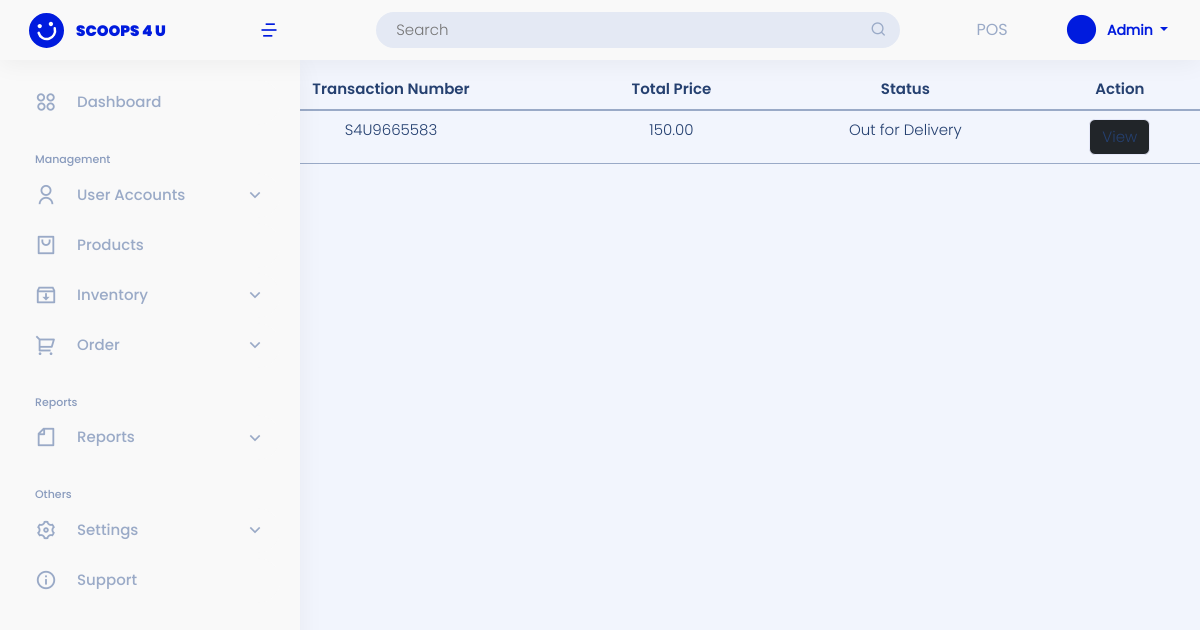
Page /rider-site/orders/ (signed in) on the committed database.
### landing_page/models.py (models this page shows)
class User(AbstractUser):
    ROLE = ((" "," "),("admin","admin"),("staff","staff"),("reseller","reseller"),("rider","rider"))
    role = models.CharField(max_length=50, null=True, default=False, choices=ROLE)

### admin_site/models.py (models this page shows, shortened)
class Transaction(models.Model):
    ORDERSTATUS = ( ("Pending","Pending"),("Out for Delivery","Out for Delivery"),("Decline","Decline"),("Completed","Completed"))
    DELIVERY_OPTION = ( ("pickup","pickup"),("delivery","delivery"))
    transaction_no =  models.CharField(unique=True, max_length=200, null=False,verbose_name='Transaction Number')
    transaction_user = models.CharField(max_length=250, null=True, verbose_name='List Username')
    transaction_fname = models.CharField(max_length=250, null=True, verbose_name='First Name')
    transaction_lname = models.CharField(max_length=250, null=True, verbose_name='Last Name')
    transaction_address = models.TextField(null=False, verbose_name='Address')
    transaction_contactno = models.BigIntegerField( null=True, verbose_name='Contact Number')
    transaction_doption = models.CharField(max_length=250, choices= DELIVERY_OPTION, null=True, verbose_name='Delivery Option')
    transaction_preferred_date = models.CharField(max_length=250,  null=True,   verbose_name='Preferred Date')
    transaction_totalprice =  models.DecimalField( max_digits=10, decimal_places=2,null=True, verbose_name='Total Price')
    created_at =models.DateField(default=timezone.now,  verbose_name='Date Ordered')
    transaction_orderstatus = models.CharField(max_length=250, choices=ORDERSTATUS, null=True, default='Pending',verbose_name='Status')
    transaction_delivered = models.DateTimeField(null=True, blank=True, verbose_name='Delivered Time')

### rider_site/views.py (the view)
# urls.py: path('orders/', views.transaction_orders, name='transaction_orders'),
@login_required(login_url='landing_page:login')
def transaction_orders(request):
    status = "Out for Delivery"
    list_transaction = Transaction.objects.filter(transaction_orderstatus = status).order_by('-id')
    context = {
        'list_transaction':list_transaction
    }
    return render(request, 'rider_site/orders/index.html', context)

### templates/rider_site/orders/index.html (shortened to what this page needs)
{% extends 'admin_site/base.html' %}
{% block content %}
{% if list_transaction %}
<form action="" method="GET" class="my-3 ">
    <div class="input-group">
        <div class="input-group-append">
            <button class="btn btn-success" type="submit">Search</button>
        </div>
    </div>
</form>
    <table class="table table-hover text-center" >
        <thead>
            <tr>
               <th>Order Date</th>
               <th>Transaction Number</th>
               <th>Total Price</th>
               <th>Status</th>
               <th>Action</th>
            </tr>
        </thead>
        <tbody>
            {% for list in list_transaction %}
            <tr>
                <td>{{ list.created_at}}</td>
                <td>{{ list.transaction_no }}</td>
                <td>{{ list.transaction_totalprice }}</td>
                <td>{{ list.transaction_orderstatus }}</td>
                <form action="{% url 'rider_site:transaction_view' list.id %} " method="GET">
                     <td><input type="submit" class="btn btn-dark" value="View"></td>
                </form>
            </tr>
            {% endfor %}
        </tbody>
    </table>
    {% endif %}
{% endblock content %}

### templates/admin_site/base.html (shortened to what this page needs)
{% load static %}
<!DOCTYPE html>
<html lang="en">
<head>
    <link href="https://cdn.jsdelivr.net/npm/bootstrap@5.0.2/dist/css/bootstrap.min.css" rel="stylesheet">
    <link href="{% static '/css/assets/bootstrap/css/bootstrap.min.css'%}" rel="stylesheet">
    <link href="{% static '/css/assets/simple-datatables/style.css'%}" rel="stylesheet">
    <link href="{% static '/css/assets/remixicon/remixicon.css'%}" rel="stylesheet">
    <link href="{% static '/css/sandi.css'%}" rel="stylesheet">
  </head>
<body>
{% if user.role == "admin"%}
<header id="header" class="header fixed-top d-flex align-items-center">
  <div class="d-flex align-items-center justify-content-between">
    <a href="{% url 'admin_site:dashboard'%}" class="logo d-flex align-items-center">
      <img src="{% static '/img/logo-header.svg'%}" alt="">
      <span class="d-none d-lg-block">SCOOPS 4 U</span>
    </a>
    <i class="ri-menu-4-line toggle-sidebar-btn ms-1 me-3" style="font-size: 20px; font-weight: 500; color:#001BDE;"></i>
  </div>
  <div class="search-bar mx-auto">
    <form class="search-form d-flex align-items-center" method="POST" action="#">
      <input type="text" name="query" placeholder="Search" title="Enter search keyword">
      <button type="submit" title="Search"><i class="ri-search-line"></i></button>
    </form>
  </div>
  <div class="POS POS-header">
      <a href="{%url 'admin_site:pos' %}">POS</a>
    </div>
  <nav class="header-nav ms-auto">
    <ul class="d-flex align-items-center">
      <li class="nav-item dropdown pe-3">
        <a class="nav-link nav-profile d-flex align-items-center me-3" href="#" data-bs-toggle="dropdown">
          <i alt="Profile" class="ri-checkbox-blank-circle-fill"></i>
          <span class="d-none d-md-block dropdown-toggle ps-2" style="text-transform: capitalize;">
            {{ user }}
          </span>
        </a>
      </li>
    </ul>
  </nav>
  </header>
<aside id="sidebar" class="sidebar">
  <ul class="sidebar-nav" id="sidebar-nav">
      <li class="nav-item">
          <a class="nav-link collapsed " href="{% url 'admin_site:dashboard'%}">
          <i class="ri-apps-2-line" style="font-size: 22px; font-weight: 100; margin-right: 20px"></i>
          <span>Dashboard</span>
          </a>
      </li>
      <li class="nav-heading pt-3">Management</li>
      <li class="nav-item">
          <a class="nav-link collapsed " data-bs-target="#users-nav" data-bs-toggle="collapse" href="#">
                <i class="ri-user-line" style="font-size: 22px; font-weight: 100; margin-right: 20px"></i><span>User Accounts</span><i class="ri-arrow-down-s-line ms-auto" style="font-size: 20px; font-weight: 100;" ></i>
          </a>
      </li>
      <li class="nav-item">
      <a class="nav-link collapsed " href="{%url 'admin_site:list_product' %}">
          <i class="ri-shopping-bag-2-line" style="font-size: 22px; font-weight: 100; margin-right: 20px"></i>
          <span>Products</span>
      </a>
      </li>
      <li class="nav-item">
      <a class="nav-link collapsed " data-bs-target="#inventory-nav" data-bs-toggle="collapse" href="#">
          <i class="ri-inbox-archive-line"style="font-size: 22px; font-weight: 100; margin-right: 20px"></i>
          <span>Inventory</span><i class="ri-arrow-down-s-line ms-auto" style="font-size: 20px; font-weight: 100;" ></i>
      </a>
      </li>
      <li class="nav-item">
      <a class="nav-link collapsed " data-bs-target="#sales-nav" data-bs-toggle="collapse" href="#">
          <i class="ri-shopping-cart-2-line" style="font-size: 22px; font-weight: 100; margin-right: 20px"></i><span>Order</span><i class="ri-arrow-down-s-line ms-auto" style="font-size: 20px; font-weight: 100;" ></i>
      </a>
      </li>
      <li class="nav-heading pt-3">Reports</li>
      <li class="mb-act nav-item">
          <a class="nav-link collapsed " data-bs-target="#reports-nav" data-bs-toggle="collapse" href="#">
                <i class="ri-file-line" style="font-size: 22px; font-weight: 100; margin-right: 20px"></i><span>Reports</span><i class="ri-arrow-down-s-line ms-auto" style="font-size: 20px; font-weight: 100;" ></i>
          </a>
      </li>
      <li class="nav-heading pt-3">Others</li>
      <li class="nav-item">
          <a class="nav-link collapsed " data-bs-target="#settings-nav" data-bs-toggle="collapse" href="#">
                <i class="ri-settings-3-line" style="font-size: 22px; font-weight: 100; margin-right: 20px"></i><span>Settings</span><i class="ri-arrow-down-s-line ms-auto" style="font-size: 20px; font-weight: 100;" ></i>
          </a>
      </li>
      <li class="nav-item">
          <a class="nav-link collapsed ">
                <i class="ri-information-line" style="font-size: 22px; font-weight: 100; margin-right: 20px"></i><span>Support</span>
          </a>
      </li>
  </ul>
</aside>
{% endif %}
<div class="">
  <div class="">
      <div class="">
          {% block content %}
          {% endblock content %}
      </div>
  </div>
</div>
</body>
</html>

### scoops4u_capstone/static/css/sandi.css (style rules this page uses)
html { scroll-behavior: smooth; height: 100%; }
:root { --primary-c-black: #151515; --primary-c-white: #F9F9F9; --primary-c-white-text: #FFF; --primary-c-grey-text: #9AAAC7; --primary-c-blue: #001BDE; --primary-c-l-blue: #BBC2F2; --primary-c-d-blue: #0B2E8A; --primary-c-dark-blue: #254070; --c-grey: #565656; --c-d-purple: #99A2E1; --c-l-purple: #E1E3F3; --c-dark-pink: #E288B8; --c-light-pink: #FFAED9; --c-lighter-pink: #FCD7EB; --c-light-peach: #F6D7DD; --bg-c-gray-blue: #F2F5FD; --bg-c-gray: #E4E9F4; }
* { margin: 0; padding: 0; text-decoration: none !important; }
body { font-family: P-Light; color: var(--primary-c-blue); background-color: var(--bg-c-gray-blue); }
.logo { line-height: 1; }
@media (min-width: 1200px) { .logo { width: 280px; } }
.logo img { max-height: 35px; margin-right: 12px; margin-left: 9px; }
.logo span { font-family: P-Black; font-size: 15px; color: var(--primary-c-blue); }
.header { transition: all 0.5s; z-index: 997; height: 60px; background: var(--primary-c-white); box-shadow: 0px 4px 25px rgba(0, 0, 0, 0.05); padding-left: 20px; }
.header .toggle-sidebar-btn { position: absolute; left: 255px; font-size: 24px; cursor: pointer; }
.header .search-bar { min-width: 564px; padding: 0 20px; }
.header .search-form { width: 100%; }
.header .search-form input { border: 0; font-size: 14px; color: var(--primary-c-blue) !important; padding: 7px 38px 7px 20px; border-radius: 33px; transition: 0.3s; width: 100%; background-color: var(--bg-c-gray); }
.header .search-form button { border: 0; padding: 0; margin-left: -30px; background: none; }
.header .search-form button i { color: var(--primary-c-grey-text); }
.header-nav ul { list-style: none; }
.header-nav>ul { margin: 0; padding: 0; }
.header-nav .nav-profile { color: var(--primary-c-blue) }
.header-nav .nav-profile i { font-size: 35px; color: var(--primary-c-blue); }
.header-nav .nav-profile span { font-size: 14px; font-weight: 600; }
.POS-header * { font-family: P-Mono; color: var(--primary-c-grey-text) !important; }
.nav-profile span { font-family: P-Mono; }
.sidebar { position: fixed; top: 60px; left: 0; bottom: 0; width: 300px; z-index: 996; transition: all 0.3s; padding: 20px; overflow-y: auto; scrollbar-width: thin; scrollbar-color: #aab7cf transparent; background: #F9F9F9; box-shadow: 0px 4px 25px rgba(0, 0, 0, 0.05); }
.sidebar-nav { padding: 0; margin: 0; list-style: none; }
.sidebar-nav li { padding: 0; margin: 0; list-style: none; }
.sidebar-nav .nav-item { margin-bottom: 5px; }
.sidebar-nav .nav-heading { font-family: P-Medium; font-size: 11px; text-transform: capitalize; color: #899bbd; margin: 10px 0 5px 15px; }
.sidebar-nav .nav-link { display: flex; align-items: center !important; font-family: P-Medium; font-size: 15px; color: var(--primary-c-blue); transition: 0.3; background: var(--primary-c-white); padding: 10px 15px; border-radius: 0px 50px 50px 0px; height: 45px; }
.sidebar-nav .nav-link i { font-size: 16px; margin-right: 10px; color: var(--primary-c-blue); transition: 0.3; }
.sidebar-nav .nav-link.collapsed { color: var(--primary-c-grey-text); background: var(--primary-c-white); }
.sidebar-nav .nav-link.collapsed i { color: var(--primary-c-grey-text); }
.sidebar-nav .nav-link .ri-arrow-down-s-line { margin-right: 0; transition: transform 0.2s ease-in-out; }
.table th { font-family: P-SemiBold; font-size: 15px; color: var(--primary-c-dark-blue); }
.table td { font-size: 15px; color: var(--primary-c-dark-blue); }
thead { border-bottom: 2px solid var(--primary-c-grey-text) !important; }
tr { border-bottom: 1px solid var(--primary-c-grey-text) !important; }
input, select, textarea { font-size: 15px !important; color: var(--primary-c-dark-blue) !important; border-color: #E5E8F8 !important; }

### rows in the picture
User: username "Admin"
Transaction: transaction_no "S4U9665583", transaction_totalprice "150.00", transaction_orderstatus "Out for Delivery"
